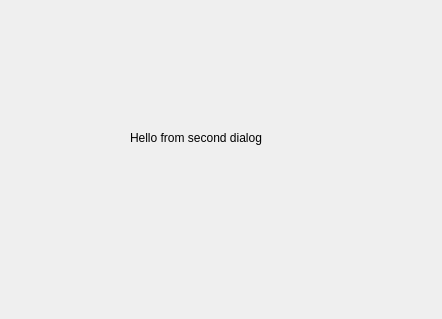
<?xml version="1.0" encoding="UTF-8"?>
<ui version="4.0">
 <class>SecondDialog</class>
 <widget class="QDialog" name="SecondDialog">
  <property name="geometry">
   <rect>
    <x>0</x>
    <y>0</y>
    <width>442</width>
    <height>319</height>
   </rect>
  </property>
  <property name="windowTitle">
   <string>Dialog</string>
  </property>
  <widget class="QLabel" name="label">
   <property name="geometry">
    <rect>
     <x>130</x>
     <y>130</y>
     <width>154</width>
     <height>16</height>
    </rect>
   </property>
   <property name="text">
    <string>Hello from second dialog</string>
   </property>
  </widget>
 </widget>
 <resources/>
 <connections/>
</ui>
